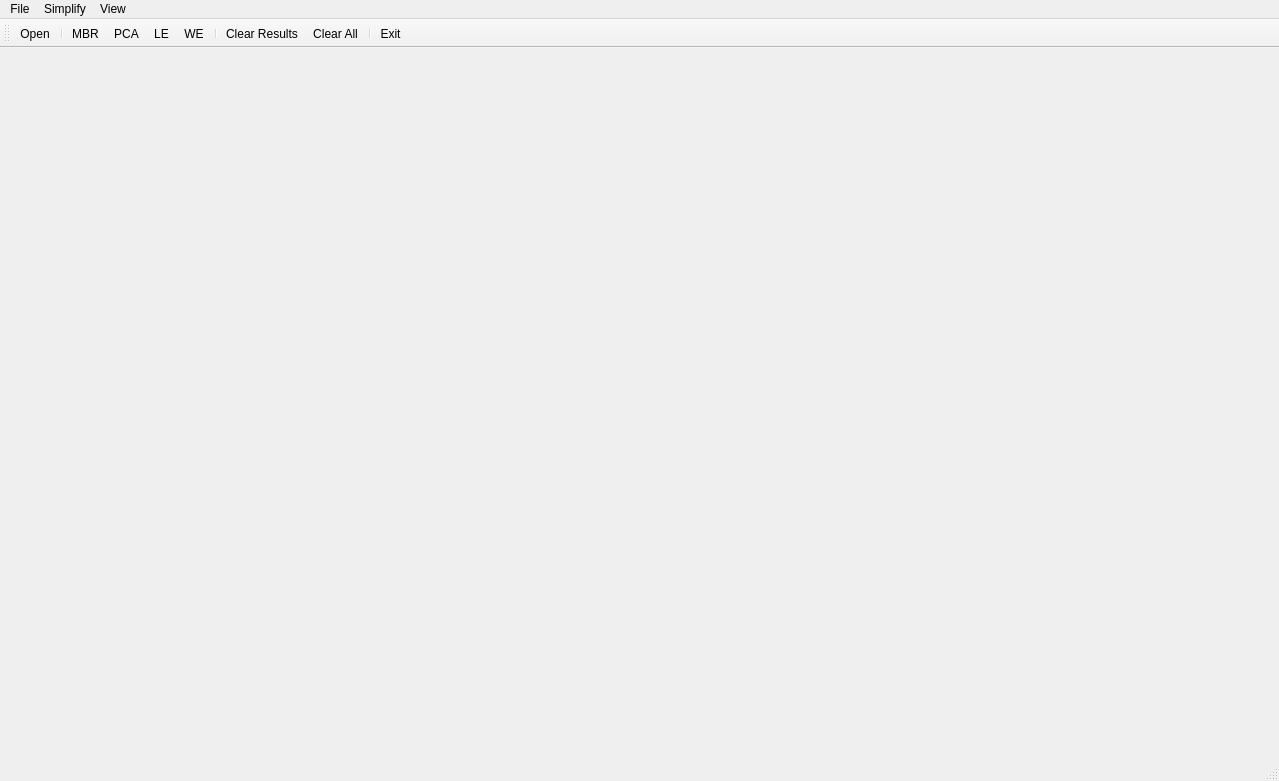
<?xml version="1.0" encoding="UTF-8"?>
<ui version="4.0">
 <class>MainForm</class>
 <widget class="QMainWindow" name="MainForm">
  <property name="geometry">
   <rect>
    <x>0</x>
    <y>0</y>
    <width>1279</width>
    <height>781</height>
   </rect>
  </property>
  <property name="windowTitle">
   <string>Building Simplify</string>
  </property>
  <widget class="QWidget" name="centralwidget">
   <layout class="QHBoxLayout" name="horizontalLayout">
    <item>
     <widget class="Draw" name="Canvas" native="true"/>
    </item>
   </layout>
  </widget>
  <widget class="QMenuBar" name="menubar">
   <property name="geometry">
    <rect>
     <x>0</x>
     <y>0</y>
     <width>1279</width>
     <height>23</height>
    </rect>
   </property>
   <widget class="QMenu" name="menuFile">
    <property name="title">
     <string>File</string>
    </property>
    <addaction name="actionOpen"/>
    <addaction name="separator"/>
    <addaction name="actionExit"/>
   </widget>
   <widget class="QMenu" name="menuSimplify">
    <property name="title">
     <string>Simplify</string>
    </property>
    <addaction name="actionMBR"/>
    <addaction name="actionPCA"/>
    <addaction name="actionLE"/>
    <addaction name="actionWE"/>
   </widget>
   <widget class="QMenu" name="menuView">
    <property name="title">
     <string>View</string>
    </property>
    <addaction name="actionClear_results"/>
    <addaction name="separator"/>
    <addaction name="actionClear_All"/>
   </widget>
   <addaction name="menuFile"/>
   <addaction name="menuSimplify"/>
   <addaction name="menuView"/>
  </widget>
  <widget class="QStatusBar" name="statusbar"/>
  <widget class="QToolBar" name="toolBar">
   <property name="windowTitle">
    <string>toolBar</string>
   </property>
   <attribute name="toolBarArea">
    <enum>TopToolBarArea</enum>
   </attribute>
   <attribute name="toolBarBreak">
    <bool>false</bool>
   </attribute>
   <addaction name="actionOpen"/>
   <addaction name="separator"/>
   <addaction name="actionMBR"/>
   <addaction name="actionPCA"/>
   <addaction name="actionLE"/>
   <addaction name="actionWE"/>
   <addaction name="separator"/>
   <addaction name="actionClear_results"/>
   <addaction name="actionClear_All"/>
   <addaction name="separator"/>
   <addaction name="actionExit"/>
  </widget>
  <action name="actionOpen">
   <property name="icon">
    <iconset resource="icons.qrc">
     <normaloff>:/images/icons/open_file.png</normaloff>:/images/icons/open_file.png</iconset>
   </property>
   <property name="text">
    <string>Open</string>
   </property>
   <property name="toolTip">
    <string>Open file</string>
   </property>
  </action>
  <action name="actionExit">
   <property name="icon">
    <iconset resource="icons.qrc">
     <normaloff>:/images/icons/exit.png</normaloff>:/images/icons/exit.png</iconset>
   </property>
   <property name="text">
    <string>Exit</string>
   </property>
   <property name="toolTip">
    <string>Close application</string>
   </property>
  </action>
  <action name="actionMBR">
   <property name="icon">
    <iconset resource="icons.qrc">
     <normaloff>:/images/icons/maer.png</normaloff>:/images/icons/maer.png</iconset>
   </property>
   <property name="text">
    <string>MBR</string>
   </property>
   <property name="toolTip">
    <string>SImpligy building using MBR</string>
   </property>
  </action>
  <action name="actionPCA">
   <property name="icon">
    <iconset resource="icons.qrc">
     <normaloff>:/images/icons/wa.png</normaloff>:/images/icons/wa.png</iconset>
   </property>
   <property name="text">
    <string>PCA</string>
   </property>
   <property name="toolTip">
    <string>SImpligy building using PCA</string>
   </property>
  </action>
  <action name="actionClear_results">
   <property name="icon">
    <iconset resource="icons.qrc">
     <normaloff>:/images/icons/clear.png</normaloff>:/images/icons/clear.png</iconset>
   </property>
   <property name="text">
    <string>Clear Results</string>
   </property>
  </action>
  <action name="actionClear_All">
   <property name="icon">
    <iconset resource="icons.qrc">
     <normaloff>:/images/icons/clear_er.png</normaloff>:/images/icons/clear_er.png</iconset>
   </property>
   <property name="text">
    <string>Clear All</string>
   </property>
   <property name="toolTip">
    <string>Clear all data</string>
   </property>
  </action>
  <action name="actionLE">
   <property name="icon">
    <iconset resource="icons.qrc">
     <normaloff>:/images/icons/longestedge.png</normaloff>:/images/icons/longestedge.png</iconset>
   </property>
   <property name="text">
    <string>LE</string>
   </property>
   <property name="toolTip">
    <string>Longest Edge</string>
   </property>
  </action>
  <action name="actionWE">
   <property name="icon">
    <iconset resource="icons.qrc">
     <normaloff>:/images/icons/weightedbisector.png</normaloff>:/images/icons/weightedbisector.png</iconset>
   </property>
   <property name="text">
    <string>WE</string>
   </property>
   <property name="toolTip">
    <string>Weighted Bisector</string>
   </property>
  </action>
 </widget>
 <customwidgets>
  <customwidget>
   <class>Draw</class>
   <extends>QWidget</extends>
   <header>draw.h</header>
   <container>1</container>
  </customwidget>
 </customwidgets>
 <resources>
  <include location="icons.qrc"/>
 </resources>
 <connections/>
</ui>
